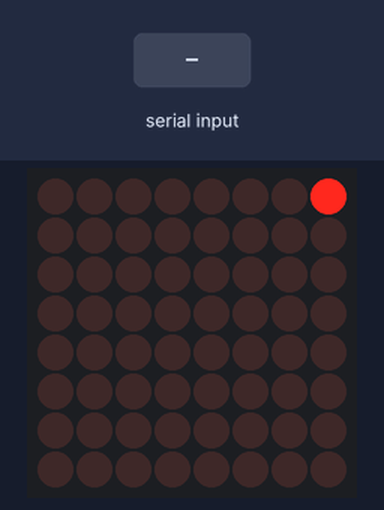
A sketch run on a simulated Arduino Uno, built with avr-gcc and run on an emulated ATmega328P. Shown: 8×8 LED matrix. Wiring (inferred from the names in the program): MAX7219 LED driver (orientation assumed): data pin 8; clock pin 10; CS pin 9. The inputs (shaded band) are chosen by the test bench.

Above: at 1.2 s.
1.3 s: "n" received over Serial
At 3.5 s:
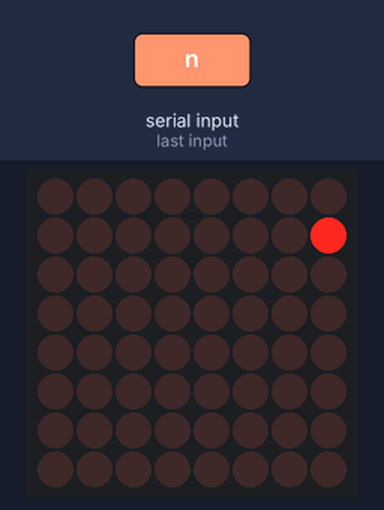
3.8 s: "1" received over Serial
At 5.5 s:
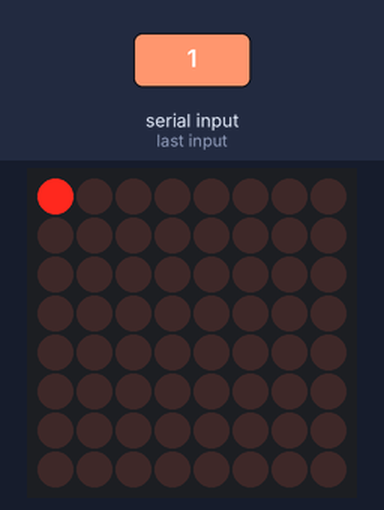
6.3 s: "p" received over Serial
At 8.5 s:
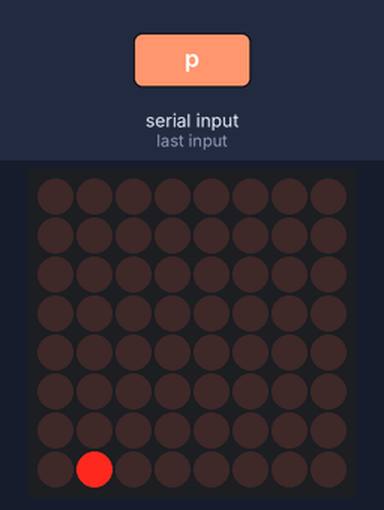
8.8 s: "3" received over Serial
At 10.5 s:
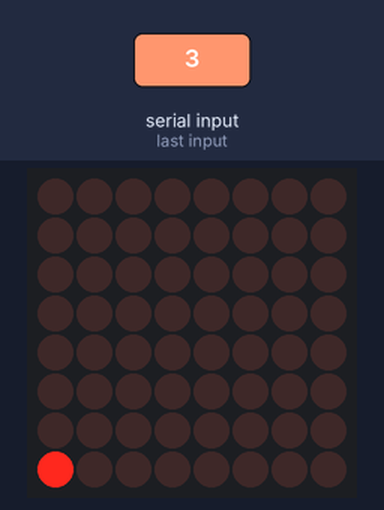
11.3 s: "9" received over Serial
At 13.5 s:
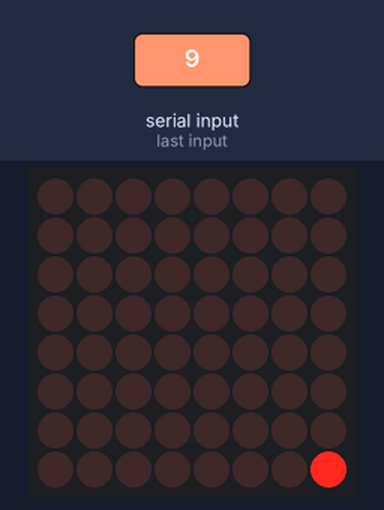
13.8 s: "n" received over Serial
At 15.5 s:
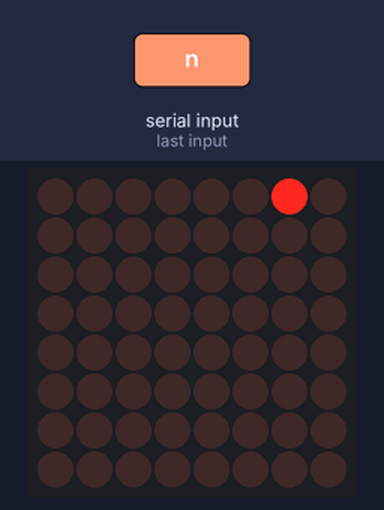
Timing chart, 0 to 17.0 s (numbered marks = the images above; inputs shaded):
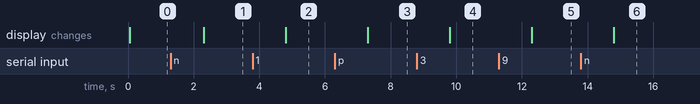

Measured:
- after the input at 1.3 s, the display: changes after 1.0 s (image 1)
- after the input at 3.8 s, the display: changes after 1.0 s (image 2)
- after the input at 6.3 s, the display: changes after 1.0 s (image 3)
- after the input at 8.8 s, the display: changes after 1.0 s (image 4)
- after the input at 11.3 s, the display: changes after 1.0 s (image 5)
- after the input at 13.8 s, the display: changes after 1.0 s (image 6)

The sketch:

led_matrix.ino
```cpp
/* Source: http://linksprite.com/wiki/index.php5?title=LED_Matrix_Kit */

unsigned char i;
/*Port Definitions*/
int Max7219_pinCLK = 10;
int Max7219_pinCS = 9;
int Max7219_pinDIN = 8;

unsigned char disp1[64][9]={
{1, 0, 0, 0, 0, 0, 0, 0},
{0, 1, 0, 0, 0, 0, 0, 0},
{0, 0, 1, 0, 0, 0, 0, 0},
{0, 0, 0, 1, 0, 0, 0, 0},
{0, 0, 0, 0, 1, 0, 0, 0},
{0, 0, 0, 0, 0, 1, 0, 0},
{0, 0, 0, 0, 0, 0, 1, 0},
{0, 0, 0, 0, 0, 0, 0, 1},
{2, 0, 0, 0, 0, 0, 0, 0},
{0, 2, 0, 0, 0, 0, 0, 0},
{0, 0, 2, 0, 0, 0, 0, 0},
{0, 0, 0, 2, 0, 0, 0, 0},
{0, 0, 0, 0, 2, 0, 0, 0},
{0, 0, 0, 0, 0, 2, 0, 0},
{0, 0, 0, 0, 0, 0, 2, 0},
{0, 0, 0, 0, 0, 0, 0, 2},
{4, 0, 0, 0, 0, 0, 0, 0},
{0, 4, 0, 0, 0, 0, 0, 0},
{0, 0, 4, 0, 0, 0, 0, 0},
{0, 0, 0, 4, 0, 0, 0, 0},
{0, 0, 0, 0, 4, 0, 0, 0},
{0, 0, 0, 0, 0, 4, 0, 0},
{0, 0, 0, 0, 0, 0, 4, 0},
{0, 0, 0, 0, 0, 0, 0, 4},
{8, 0, 0, 0, 0, 0, 0, 0},
{0, 8, 0, 0, 0, 0, 0, 0},
{0, 0, 8, 0, 0, 0, 0, 0},
{0, 0, 0, 8, 0, 0, 0, 0},
{0, 0, 0, 0, 8, 0, 0, 0},
{0, 0, 0, 0, 0, 8, 0, 0},
{0, 0, 0, 0, 0, 0, 8, 0},
{0, 0, 0, 0, 0, 0, 0, 8},
{16, 0, 0, 0, 0, 0, 0, 0},
{0, 16, 0, 0, 0, 0, 0, 0},
{0, 0, 16, 0, 0, 0, 0, 0},
{0, 0, 0, 16, 0, 0, 0, 0},
{0, 0, 0, 0, 16, 0, 0, 0},
{0, 0, 0, 0, 0, 16, 0, 0},
{0, 0, 0, 0, 0, 0, 16, 0},
{0, 0, 0, 0, 0, 0, 0, 16},
{32, 0, 0, 0, 0, 0, 0, 0},
{0, 32, 0, 0, 0, 0, 0, 0},
{0, 0, 32, 0, 0, 0, 0, 0},
{0, 0, 0, 32, 0, 0, 0, 0},
{0, 0, 0, 0, 32, 0, 0, 0},
{0, 0, 0, 0, 0, 32, 0, 0},
{0, 0, 0, 0, 0, 0, 32, 0},
{0, 0, 0, 0, 0, 0, 0, 32},
{64, 0, 0, 0, 0, 0, 0, 0},
{0, 64, 0, 0, 0, 0, 0, 0},
{0, 0, 64, 0, 0, 0, 0, 0},
{0, 0, 0, 64, 0, 0, 0, 0},
{0, 0, 0, 0, 64, 0, 0, 0},
{0, 0, 0, 0, 0, 64, 0, 0},
{0, 0, 0, 0, 0, 0, 64, 0},
{0, 0, 0, 0, 0, 0, 0, 64},
{128, 0, 0, 0, 0, 0, 0, 0},
{0, 128, 0, 0, 0, 0, 0, 0},
{0, 0, 128, 0, 0, 0, 0, 0},
{0, 0, 0, 128, 0, 0, 0, 0},
{0, 0, 0, 0, 128, 0, 0, 0},
{0, 0, 0, 0, 0, 128, 0, 0},
{0, 0, 0, 0, 0, 0, 128, 0},
{0, 0, 0, 0, 0, 0, 0, 128}};


void Write_Max7219_byte(unsigned char DATA) {
	unsigned char i;
	digitalWrite(Max7219_pinCS,LOW);
	for(i=8;i>=1;i--) {
		digitalWrite(Max7219_pinCLK,LOW);
		digitalWrite(Max7219_pinDIN,DATA&0x80);// Extracting a bit data
		DATA = DATA<<1;
		digitalWrite(Max7219_pinCLK,HIGH);
	}
}


void Write_Max7219(unsigned char address,unsigned char dat) {
	digitalWrite(Max7219_pinCS,LOW);
	Write_Max7219_byte(address);           //address，code of LED
	Write_Max7219_byte(dat);	   //data，figure on LED
	digitalWrite(Max7219_pinCS,HIGH);
}

void Init_MAX7219(void) {
	Write_Max7219(0x09, 0x00);       //decoding ：BCD
	Write_Max7219(0x0a, 0x03);       //brightness 		// Check
	Write_Max7219(0x0b, 0x07);       //scanlimit；8 LEDs
	Write_Max7219(0x0c, 0x01);       //power-down mode：0，normal mode：1
	Write_Max7219(0x0f, 0x00);       //test display：1；EOT，display：0
}

int arrayIndex=0;
char serialData;

void setup() {
	pinMode(Max7219_pinCLK,OUTPUT);
	pinMode(Max7219_pinCS,OUTPUT);
	pinMode(Max7219_pinDIN,OUTPUT);
        Serial.begin(9600);
	delay(50);
	Init_MAX7219();
}


void loop() {
		for(i=1;i<9;i++) {
			Write_Max7219(i,disp1[arrayIndex][i-1]);
		}
                while(!Serial.available());
                serialData = Serial.read();

                switch(serialData) {
                      case 'n': {
                            arrayIndex = (arrayIndex+1==64)?0:arrayIndex+1;
                            break;
                      }
                      case 'p': {
                            arrayIndex = (arrayIndex-1==-1)?63:arrayIndex-1;
                            break;
                      }
                      case 'r': {
                            arrayIndex = 0;
                            break;
                      }
                      case '1': {
                            arrayIndex = 56
                            ;
                            break;
                      }
                      case '3': {
                            arrayIndex = 63;
                            break;
                      }
                      case '7': {
                            arrayIndex = 0;
                            break;
                      }
                      case '9': {
                            arrayIndex = 7;
                            break;
                      }
                      default: {
                             break;
                      }
                }
		delay(1000);
}
```
